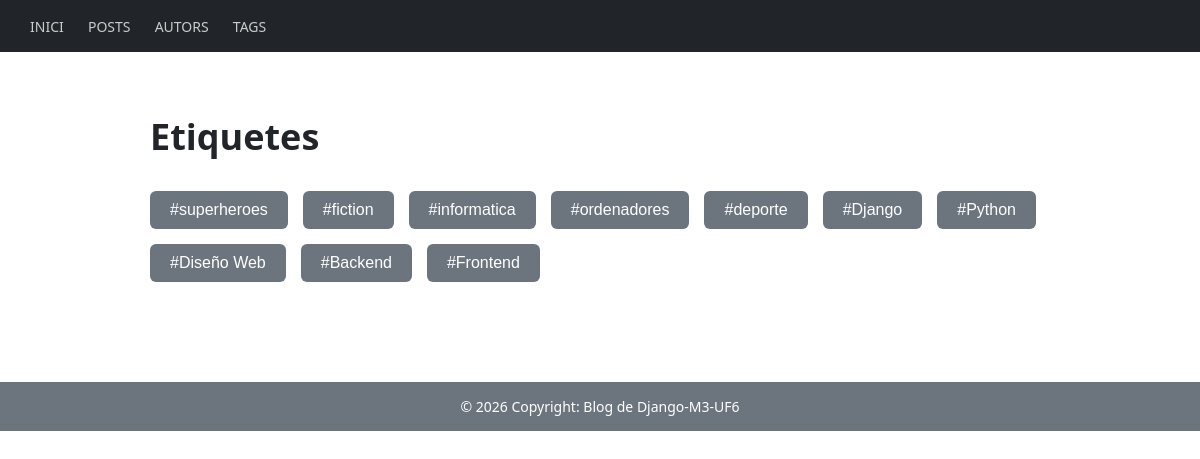
The app's page /tags, older data.
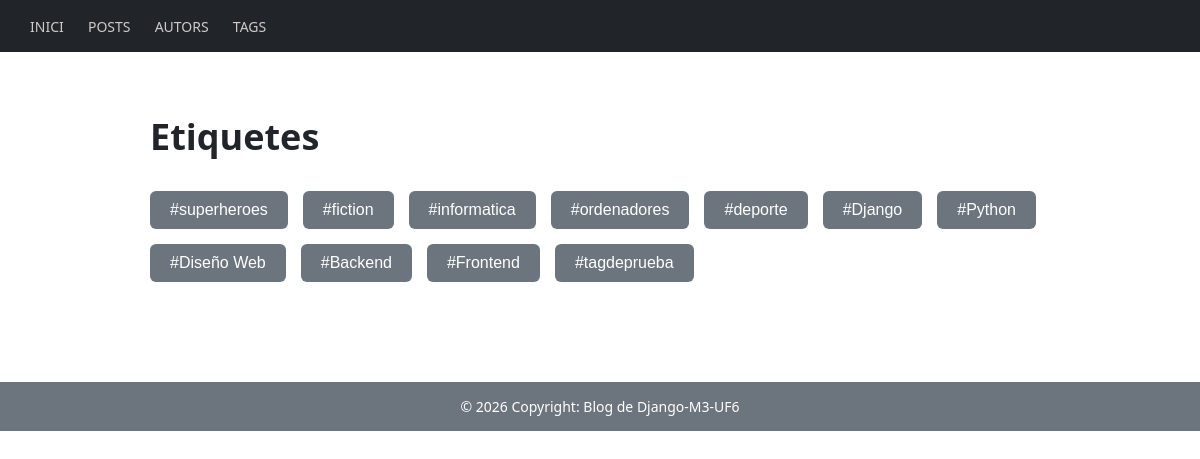
The same page, newer data.
### blog/models.py (models this page shows, shortened)
class Tag(models.Model):
    caption = models.CharField(max_length=20)

### blog/views.py (the view)
# urls.py: path("tags", views.tags, name="tags-page"),
def tags(request):
    all_tags = Tag.objects.all()
    return render(request, "blog/tag_list.html", {
        "all_tags": all_tags
    })

### templates/blog/tag_list.html (shortened to what this page needs)
{% extends "blog/base.html" %}
{% block content %}
<div style="margin: 40px auto; max-width: 900px;">
    <h1 style="font-size: 36px; color: #212529; font-weight: 600; margin-bottom: 30px;">Etiquetes</h1>
    <div style="display: flex; flex-wrap: wrap; gap: 15px; margin-top: 20px;">
        {% for tag in all_tags %}
            <a href="{% url 'tag-posts-page' tag.caption %}" style="text-decoration: none;">
                <span style="background-color: #6c757d; color: white; padding: 10px 20px; border-radius: 6px; font-size: 16px; font-family: sans-serif; font-weight: 500; display: inline-block; transition: background-color 0.2s;" onmouseover="this.style.backgroundColor='#495057'" onmouseout="this.style.backgroundColor='#6c757d'">
                    #{{ tag.caption }}
                </span>
            </a>
        {% empty %}
            <p style="color: #6c757d;">No hi ha etiquetes disponibles.</p>
        {% endfor %}
    </div>
</div>
{% endblock %}

Row changes from the older to the newer data that the page shows:
added Tag: caption "tagdeprueba"
